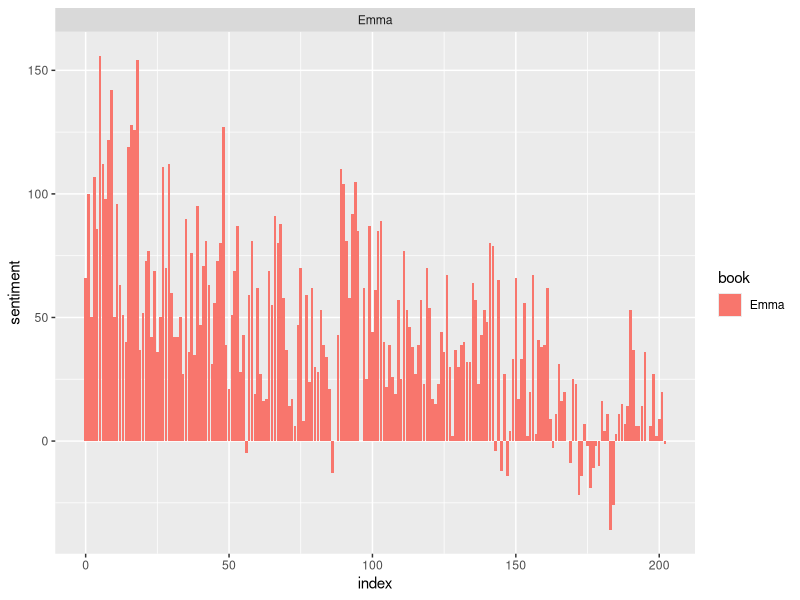
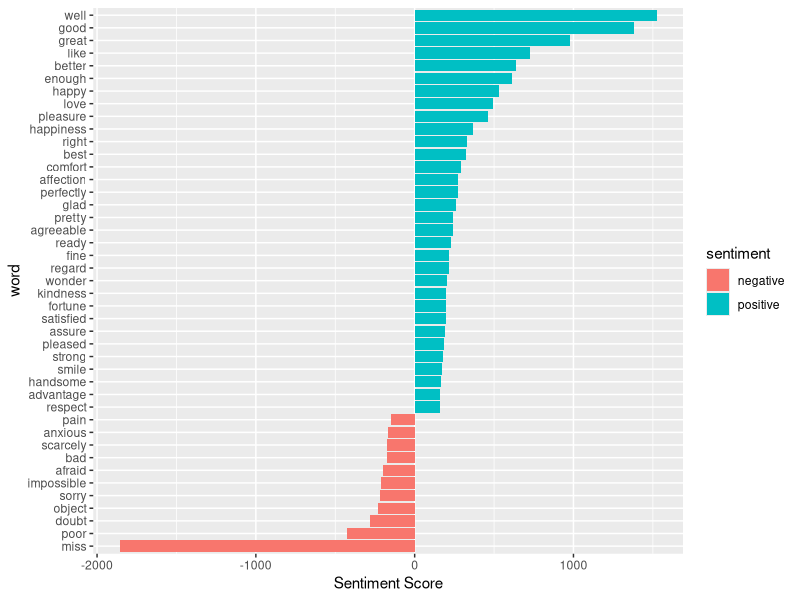
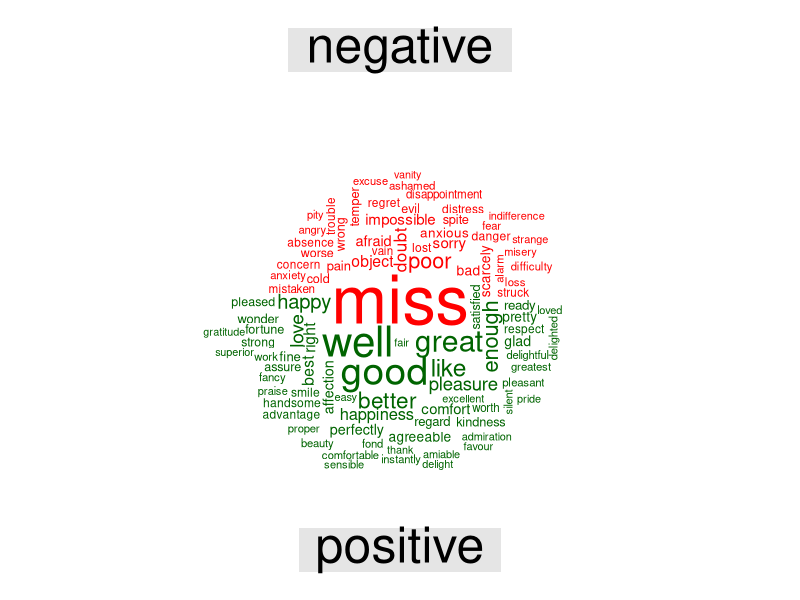

Reproduce these figures in R, in order.
library(janeaustenr)
library(stringr)
library(tidytext)
library(tidyr)
library(dplyr)
library(ggplot2)
library(reshape2)
library(wordcloud)

# make data set tidy
# by grouping it based on book
# and breaking down the text into word
# using unnest_tokens

tidy_data <- austen_books() %>%
  group_by(book) %>%
  mutate(linenumber = row_number(),
         chapter = cumsum(str_detect(text, regex("^chapter [\\divxlc]", 
                                                 ignore_case = TRUE)))) %>%
  ungroup() %>%
  unnest_tokens(word, text)

# use bing lexicon

bing <- get_sentiments("bing")

# try sentiment analysis
# based on "Emma" book dataset

Emma_sentiment <- tidy_data %>%
  inner_join(bing) %>%
  count(book = "Emma" , index = linenumber %/% 80, sentiment) %>%
  spread(sentiment, n, fill = 0) %>%
  mutate(sentiment = positive - negative)

# plot the analysis into a bar charts

ggplot(Emma_sentiment, aes(index, sentiment, fill = book)) +
  geom_bar(stat = "identity", show.legend = TRUE) +
  facet_wrap(~book, ncol = 2, scales = "free_x")

# try sentiment analysis
# on all Jane Austen's books

counting_words <- tidy_data %>%
  inner_join(bing) %>%
  count(word, sentiment, sort = TRUE)
head(counting_words)

counting_words %>%
  filter(n > 150) %>%
  mutate(n = ifelse(sentiment == "negative", -n, n)) %>%
  mutate(word = reorder(word, n)) %>%
  ggplot(aes(word, n, fill = sentiment))+
  geom_col() +
  coord_flip() +
  labs(y = "Sentiment Score")

# plot it in the cloud graph
tidy_data %>%
  inner_join(bing) %>%
  count(word, sentiment, sort = TRUE) %>%
  acast(word ~ sentiment, value.var = "n", fill = 0) %>%
  comparison.cloud(colors = c("red", "dark green"),
                   max.words = 100)
